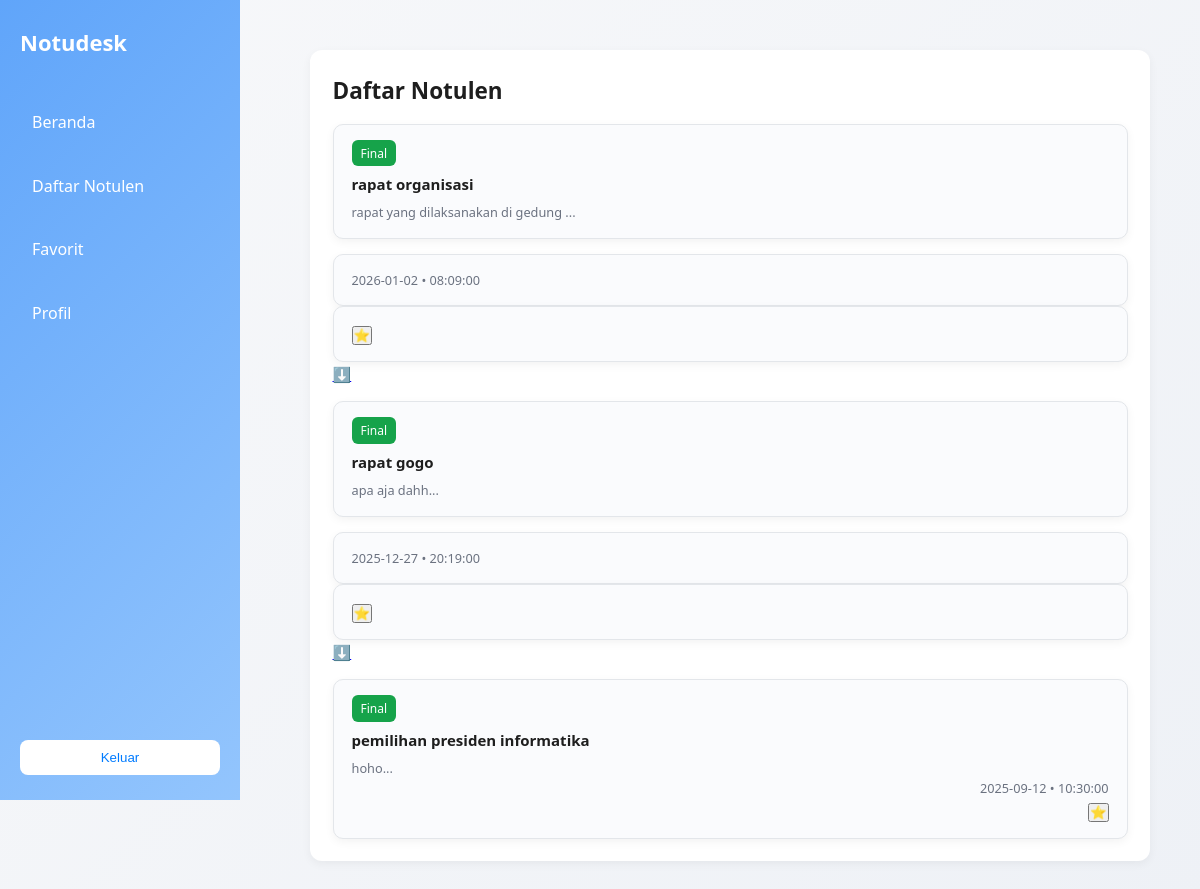
Screenshot of /notulen.php with the database file from the repository.
### tables this page shows
CREATE TABLE `isi_notulen` (
  `id` int NOT NULL,
  `judul` varchar(255) DEFAULT NULL COMMENT 'judul notulen',
  `tanggal` date DEFAULT NULL COMMENT 'tanggal notulen dibuat',
  `waktu` time NOT NULL,
  `isi` text COMMENT 'isi notulen lengkap',
  `lampiran` varchar(255) NOT NULL,
  `status` enum('draft','aktif','diarsipkan') NOT NULL COMMENT 'simpan status notulen'
);

### notulen.php (the view, shortened to what this page needs)
<?php
include 'koneksi.php';
$data = mysqli_query($koneksi,
"SELECT * FROM isi_notulen WHERE status = 'aktif' ORDER BY id DESC");
?>
<!DOCTYPE html>
<html lang="id">
<head>
  <link rel="stylesheet" href="style.css">
</head>
<body>
<aside class="sidebar">
  <div class="logo">Notudesk</div>
  <nav class="side-menu">
      <a href="dashboardpeserta.php" class="side-link">Beranda</a>
      <a href="notulen.php" class="side-link">Daftar Notulen</a>
      <a href="favoritList.php" class="side-link">Favorit</a>
      <a href="profil.php" class="side-link">Profil</a>
  </nav>
  <button class="btn-logout" onclick="logout()">Keluar</button>
</aside>
<div class="content-area">
  <main class="container-wide page">
    <section class="notulen-area">
      <div class="card">
        <div class="section-head">
          <h2>Daftar Notulen</h2>
        </div>
        <div class="cards-list">
          <?php if (mysqli_num_rows($data) > 0) { ?>
            <?php while ($row = mysqli_fetch_assoc($data)) { ?>
              <a href="detailnotulen_peserta.php?id=<?= $row['id']; ?>"
                 class="card notulen-card"
                 style="display:block; text-decoration:none; color:inherit;">
                <div class="meta">
                  <span class="tag tag-success">Final</span>
                  <h3><?= htmlspecialchars($row['judul']); ?></h3>
                  <p class="muted-sm"><?= substr($row['isi'], 0, 100); ?>...</p>
                </div>
                <div class="right">
                  <p class="muted-sm">
                    <?= $row['tanggal']; ?> • <?= $row['waktu']; ?>
                  </p>
                  <div class="card-actions">
  <form action="favorit_add.php" method="POST" style="display:inline;">
    <button type="submit" class="icon-btn" title="Tambah ke favorit">
      ⭐
    </button>
  </form>
  <?php if (!empty($row['lampiran'])) { ?>
    <a href="upload/<?= $row['lampiran']; ?>"
       class="icon-btn btn-download" download>
       ⬇️
    </a>
  <?php } ?>
</div>
                </div>
              </a>
            <?php } ?>
          <?php } else { ?>
            <p style="padding:20px;color:#777;text-align:center;">
              Belum ada notulen yang diterbitkan.
            </p>
          <?php } ?>
        </div>
      </div>
    </section>
  </main>
</div>
</body>
</html>

### style.css (style rules this page uses)
:root { --bg: #f5f8fb; --card: #ffffff; --muted: #6b7280; --muted-2: #94a3b8; --primary: #1f4db0; --accent: #3b82f6; --success: #16a34a; --warning: #f97316; --danger: #ef4444; --soft: #eef2f7; --radius: 12px; --gap: 16px; font-size: 15px; font-family: 'Segoe UI', Inter, ui-sans-serif, system-ui, -apple-system, "Helvetica Neue", Arial; }
* { margin: 0; padding: 0; box-sizing: border-box; }
html, body { height: 100%; }
body { background: linear-gradient(135deg, #f7f8fa, #eef1f6); color: #1e1e1e; line-height: 1.6; }
.container-wide { display: flex; gap: 1.5rem; padding: 2rem; max-width: 1300px; margin: auto; align-items: flex-start; }
.card { background: var(--card); border-radius: var(--radius); box-shadow: 0 4px 10px rgba(0, 0, 0, 0.05); padding: 1.5rem; }
.card { background: var(--card); border-radius: var(--radius); box-shadow: 0 3px 10px rgba(0, 0, 0, 0.05); padding: 1.5rem; transition: 0.2s; }
.tag { display: inline-block; padding: 0.25rem 0.6rem; font-size: 0.8rem; border-radius: 6px; color: #fff; margin-right: 0.4rem; }
.tag-success { background-color: var(--success); }
.notulen-area { flex: 1; }
.section-head { display: flex; justify-content: space-between; align-items: center; margin-bottom: 1rem; }
.cards-list { display: flex; flex-direction: column; gap: 1rem; }
.notulen-card { display: flex; justify-content: space-between; align-items: center; background-color: #fafbfd; border: 1px solid #e3e6ea; border-radius: 10px; padding: 1rem 1.2rem; transition: 0.25s; }
.notulen-card .meta h3 { margin: 0.4rem 0; font-size: 1rem; font-weight: 600; }
.notulen-card .muted-sm { font-size: 0.85rem; color: var(--muted); }
.notulen-card .right { text-align: right; }
.muted-sm { font-size: 13px; color: #64748b; }
.sidebar { width: 240px; height: 100vh; background: linear-gradient(135deg, #60a5fa, #93c5fd); position: fixed; left: 0; top: 0; padding: 25px 20px; display: flex; flex-direction: column; color: white; z-index: 9999; }
.sidebar .logo { font-size: 22px; font-weight: 700; margin-bottom: 40px; }
.side-menu { display: flex; flex-direction: column; gap: 18px; }
.side-link { color: white; text-decoration: none; font-size: 16px; padding: 10px 12px; border-radius: 8px; transition: 0.2s; }
.btn-logout { margin-top: auto; padding: 10px; background: white; color: #007bff; border: none; border-radius: 8px; cursor: pointer; }
.content-area { margin-left: 260px; padding: 20px; }

### rows the page displays
isi_notulen: judul "rapat organisasi", isi "rapat yang dilaksanakan di gedung", tanggal "2026-01-02", waktu "08:09:00"
isi_notulen: judul "rapat gogo", isi "apa aja dahh", tanggal "2025-12-27", waktu "20:19:00"
isi_notulen: judul "pemilihan presiden informatika", isi "hoho", tanggal "2025-09-12", waktu "10:30:00"
